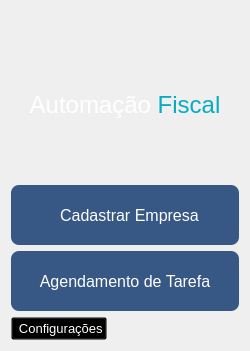
       <widget class="SideBarWidget" name="sidebar" native="true">
        <property name="sizePolicy">
         <sizepolicy hsizetype="Preferred" vsizetype="Expanding">
          <horstretch>0</horstretch>
          <verstretch>0</verstretch>
         </sizepolicy>
        </property>
        <property name="minimumSize">
         <size>
          <width>250</width>
          <height>0</height>
         </size>
        </property>
        <property name="maximumSize">
         <size>
          <width>300</width>
          <height>16777215</height>
         </size>
        </property>
        <property name="font">
         <font>
          <pointsize>12</pointsize>
         </font>
        </property>
        <property name="styleSheet">
         <string notr="true"/>
        </property>
        <layout class="QVBoxLayout" name="verticalLayout">
         <item>
          <spacer name="verticalSpacerTitle">
           <property name="orientation">
            <enum>Qt::Orientation::Vertical</enum>
           </property>
           <property name="sizeType">
            <enum>QSizePolicy::Policy::Maximum</enum>
           </property>
           <property name="sizeHint" stdset="0">
            <size>
             <width>20</width>
             <height>80</height>
            </size>
           </property>
          </spacer>
         </item>
         <item>
          <widget class="QLabel" name="sidebarTitle">
           <property name="styleSheet">
            <string notr="true"/>
           </property>
           <property name="text">
            <string>&lt;html&gt;&lt;head/&gt;&lt;body&gt;&lt;p&gt;&lt;span style=&quot; font-size:18pt; color:#ffffff;&quot;&gt;Automação &lt;/span&gt;&lt;span style=&quot; font-size:18pt; color:#06adc2;&quot;&gt;Fiscal&lt;/span&gt;&lt;/p&gt;&lt;/body&gt;&lt;/html&gt;</string>
           </property>
           <property name="textFormat">
            <enum>Qt::TextFormat::RichText</enum>
           </property>
           <property name="alignment">
            <set>Qt::AlignmentFlag::AlignCenter</set>
           </property>
          </widget>
         </item>
         <item>
          <spacer name="verticalSpacerRegister">
           <property name="orientation">
            <enum>Qt::Orientation::Vertical</enum>
           </property>
           <property name="sizeType">
            <enum>QSizePolicy::Policy::Maximum</enum>
           </property>
           <property name="sizeHint" stdset="0">
            <size>
             <width>20</width>
             <height>60</height>
            </size>
           </property>
          </spacer>
         </item>
         <item>
          <widget class="QPushButton" name="registerCompany">
           <property name="minimumSize">
            <size>
             <width>0</width>
             <height>60</height>
            </size>
           </property>
           <property name="font">
            <font>
             <pointsize>12</pointsize>
            </font>
           </property>
           <property name="cursor">
            <cursorShape>PointingHandCursor</cursorShape>
           </property>
           <property name="styleSheet">
            <string notr="true">#registerCompany {
	background-color: rgba(4, 46, 103, 200);
	color: white;
	border-style: solid;
	border-width: 0px;
	border-radius: 8px;
}

#registerCompany:hover {
	background-color: rgba(6, 173, 194, 50);
}</string>
           </property>
           <property name="text">
            <string>  Cadastrar Empresa</string>
           </property>
           <property name="icon">
            <iconset>
             <normaloff>images/icone-CadastrarEmpresa-semfundo.png</normaloff>images/icone-CadastrarEmpresa-semfundo.png</iconset>
           </property>
           <property name="iconSize">
            <size>
             <width>40</width>
             <height>40</height>
            </size>
           </property>
           <property name="checkable">
            <bool>false</bool>
           </property>
          </widget>
         </item>
         <item>
          <widget class="QPushButton" name="taskScheduling">
           <property name="minimumSize">
            <size>
             <width>0</width>
             <height>60</height>
            </size>
           </property>
           <property name="font">
            <font>
             <pointsize>12</pointsize>
            </font>
           </property>
           <property name="cursor">
            <cursorShape>PointingHandCursor</cursorShape>
           </property>
           <property name="styleSheet">
            <string notr="true">#taskScheduling {
	background-color: rgba(4, 46, 103, 200);
	color: white;
	border-style: solid;
	border-width: 0px;
	border-radius: 8px;
}

#taskScheduling:hover {
	background-color: rgba(6, 173, 194, 50);
}</string>
           </property>
           <property name="text">
            <string>Agendamento de Tarefa</string>
           </property>
           <property name="icon">
            <iconset>
             <normalon>images/icone-Agendamento-semfundo.png</normalon>
            </iconset>
           </property>
           <property name="iconSize">
            <size>
             <width>45</width>
             <height>45</height>
            </size>
           </property>
           <property name="checkable">
            <bool>false</bool>
           </property>
          </widget>
         </item>
         <item>
          <spacer name="verticalSpacerConfig">
           <property name="orientation">
            <enum>Qt::Orientation::Vertical</enum>
           </property>
           <property name="sizeType">
            <enum>QSizePolicy::Policy::Expanding</enum>
           </property>
           <property name="sizeHint" stdset="0">
            <size>
             <width>0</width>
             <height>0</height>
            </size>
           </property>
          </spacer>
         </item>
         <item>
          <widget class="QPushButton" name="configurations">
           <property name="sizePolicy">
            <sizepolicy hsizetype="Fixed" vsizetype="Fixed">
             <horstretch>0</horstretch>
             <verstretch>0</verstretch>
            </sizepolicy>
           </property>
           <property name="font">
            <font>
             <pointsize>10</pointsize>
            </font>
           </property>
           <property name="cursor">
            <cursorShape>PointingHandCursor</cursorShape>
           </property>
           <property name="styleSheet">
            <string notr="true">#configurations {
	background-color: transparent;
	color: white;
}

#configurations:hover {
	border: 0px solid;
	border-radius: 5px;
	background-color: rgba(0, 0, 0, 40)
}</string>
           </property>
           <property name="text">
            <string> Configurações</string>
           </property>
           <property name="icon">
            <iconset>
             <normaloff>images/icone-Configurações-semfundo.png</normaloff>images/icone-Configurações-semfundo.png</iconset>
           </property>
           <property name="iconSize">
            <size>
             <width>25</width>
             <height>25</height>
            </size>
           </property>
          </widget>
         </item>
        </layout>
       </widget>
